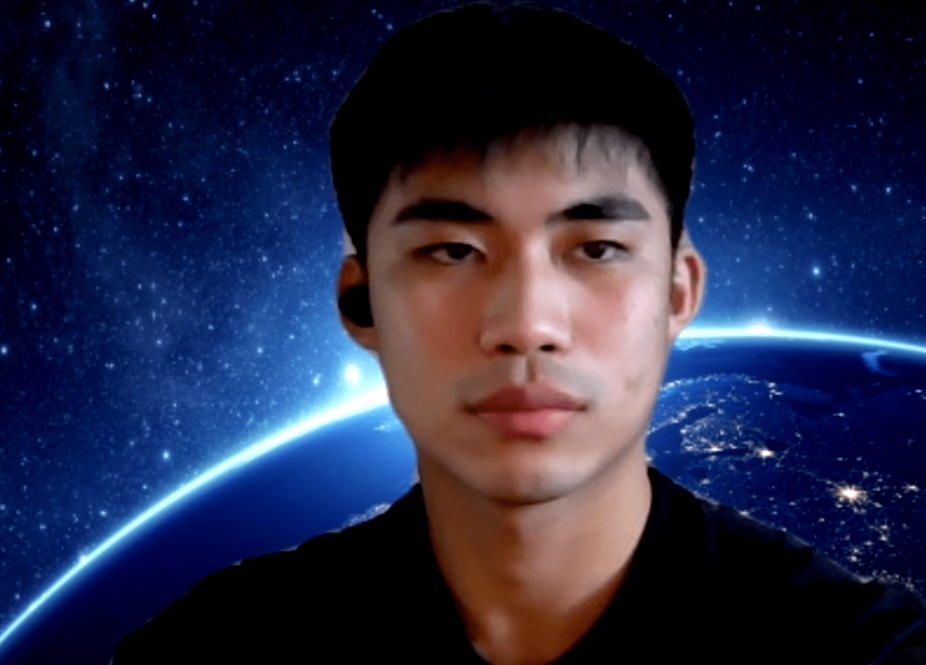
#> input picture assets/face.png, 1851 x 1329 px (shown at 1/2 size)
$ python basics2.py
#> lines starting #> are read from the running program, lines starting #| are printed output that depends on the picture; after the words box and inside, x2 and y2 are one past the last pixel; in counts of white or black regions, pixels touching at a corner belong together
import cv2
import random

'''
This code will show how to manipulate images

Images are presented as a 3D numpy array

[
    [[0,0,0], [255,255,255], [255,255,0], [255,0,0]]
    [[1,2,3], [255,0,0], [123,123,123], [80,12,12]]
]

print(img.shape) # To see the number of row and columns

img.shape will give you (1329, 1851, 3) which corresponds to Height, Width and Channels
Height is the number of pixels that make up the Height
Width is the number of pixels that make up the Width
Channels is the Number of pixels that represent (3 corresponds to Blue Green & Red)

'''

img = cv2.imread("./assets/face.png", -1)
#> img is the input picture: shape (1329, 1851, 3); mean B, G, R 69.6, 41, 37.9

# This is to change the pixels colour of an area
# for i in range(100):
#     for j in range(img.shape[1]):
#         img[i][j] = [random.randint(0, 255),random.randint(0, 255),random.randint(0, 255)]  #Basically randomly changing the colour of each pixel (B, G, R)

#This is to copy some area and putting it at another area.
tag = img[500:700, 600:900]
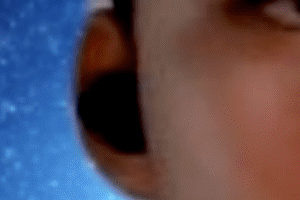
#> tag: shape (200, 300, 3); mean B, G, R 88.8, 75.5, 86.5
img[100:300, 700:1000] = tag #Note the dimensions must be the same
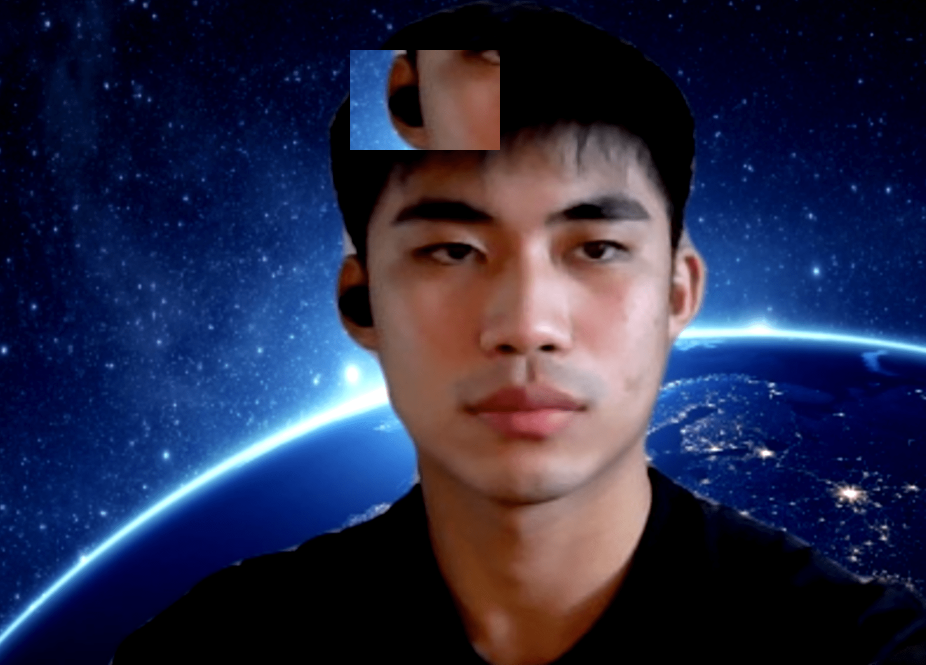
#> img: shape (1329, 1851, 3) (shown at 1/2 size); 2.28% of pixels changed, all inside (x1, y1, x2, y2) = (700, 100, 1000, 300)


cv2.imshow("face", img)
cv2.waitKey(0)
cv2.destroyAllWindows()

$ run again, with assets/chessboard.png copied over assets/face.png
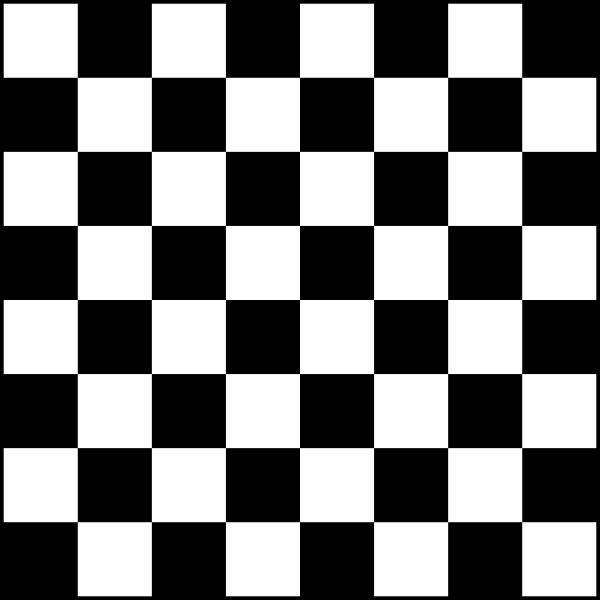
#> input picture assets/chessboard.png, 1200 x 1200 px (shown at 1/2 size)
#> img is the input picture: shape (1200, 1200, 3); min 0, max 255, mean 124.4
#> `tag = img[500:700, 600:900]`:
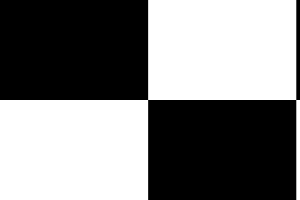
#> tag: shape (200, 300, 3); min 0, max 255, mean 127.5
#> `img[100:300, 700:1000] = tag`:
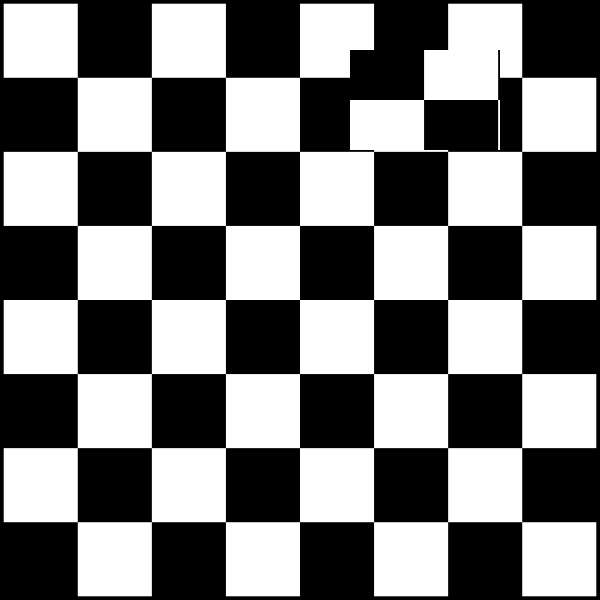
#> img: shape (1200, 1200, 3) (shown at 1/2 size); 1.74% of pixels changed, all inside (x1, y1, x2, y2) = (700, 100, 1000, 300)
